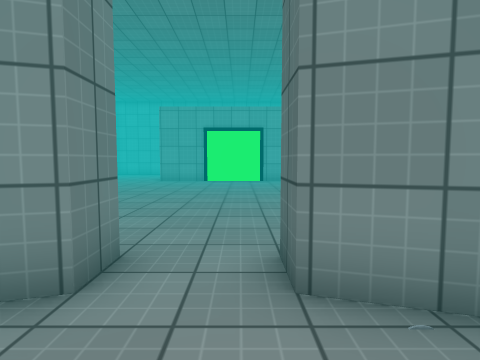
View 1 (above)

16 first-person views from a walk through a scene from a Unity 3-D project. The camera is 1.2 m above the floor, tilts 4° down and sees 80° across. The floor is counted in squares, 1 m on a side. Each view is taken from the middle of a square. On the plan, view 1 faces up. The plan holds only what a view shows up to about 13 squares ahead; the rest is blank. The place goes on beyond the plan. The player is left out. Surface patterns are stand-ins for the level's own textures.

View 2
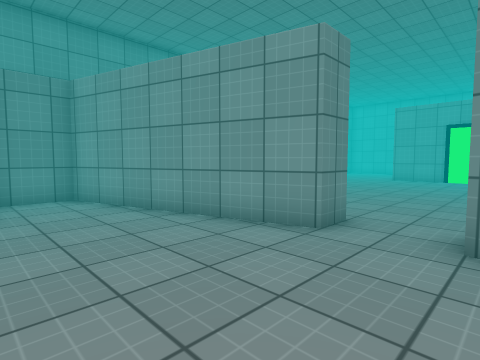

View 3
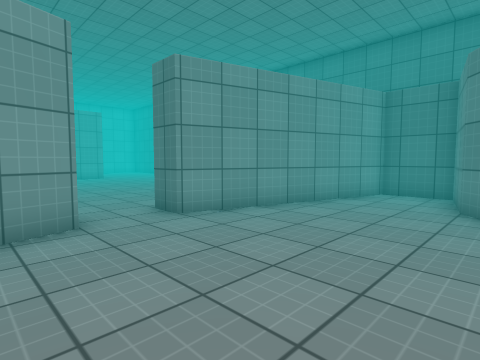

View 4
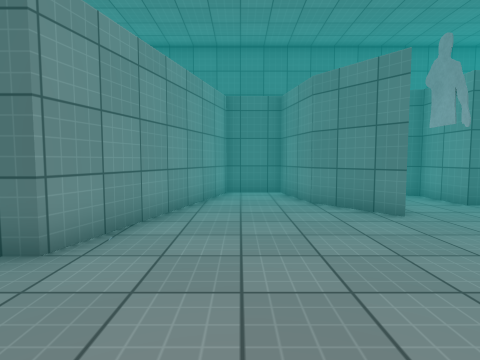

View 5
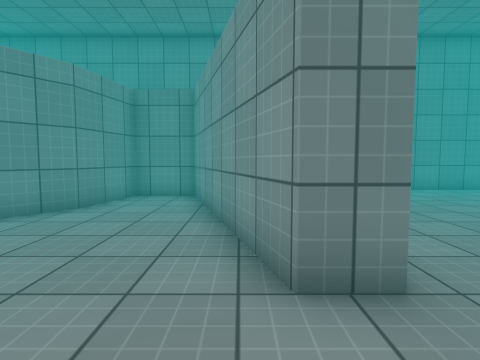

View 6
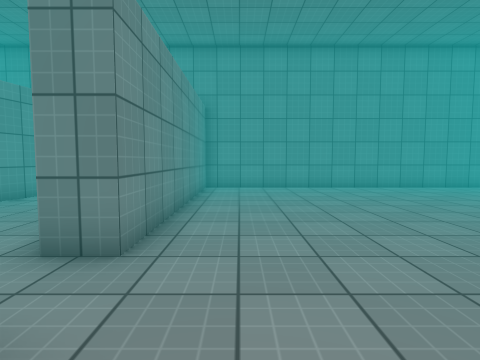

View 7
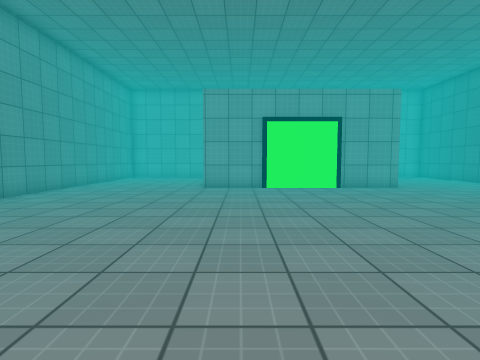

View 8
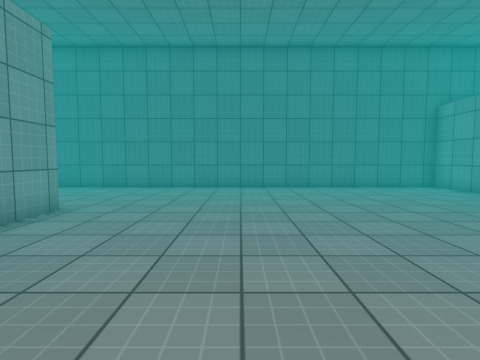

View 9
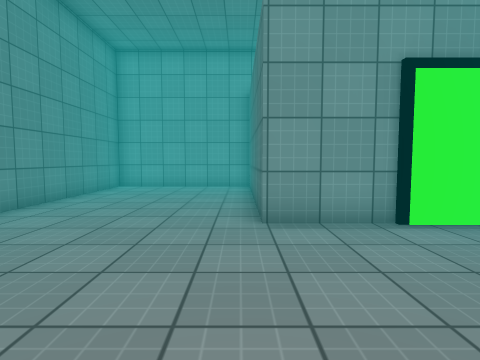

View 10
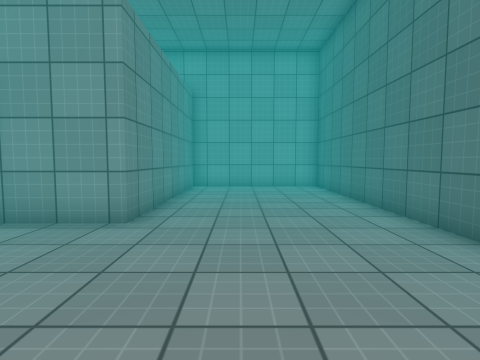

View 11
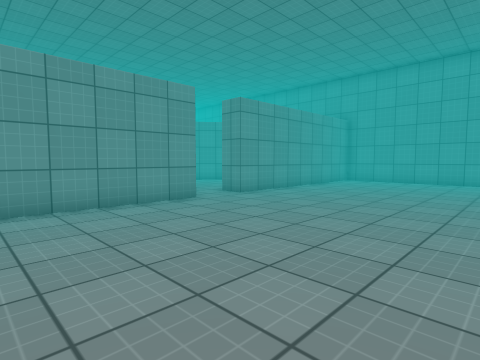

View 12
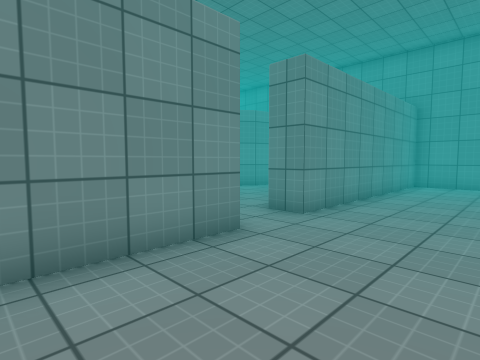

View 13
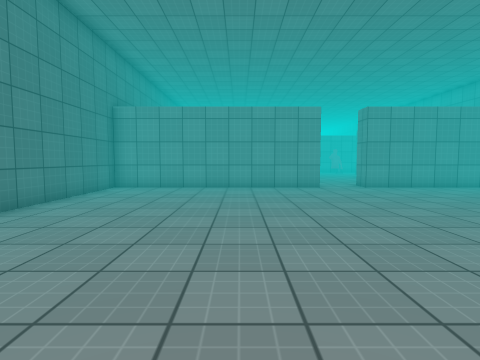

View 14
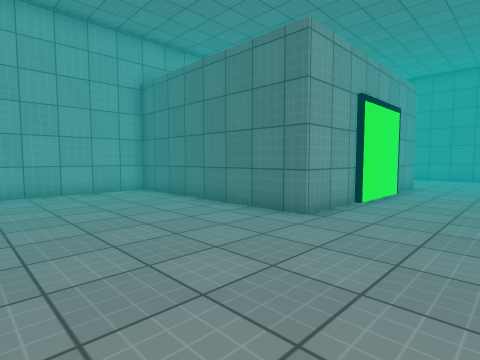

View 15
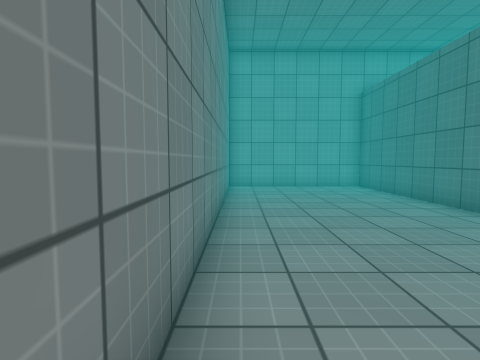

View 16
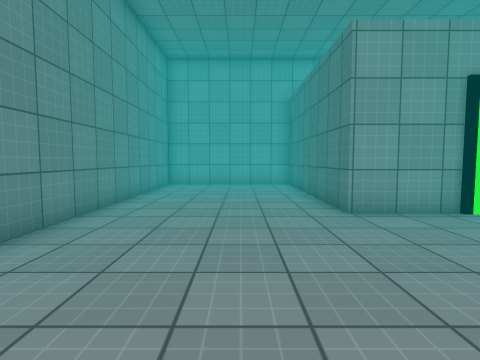

### Floor plan
Points are (right, up) in squares from view 1. A wall is a line through its corners. A room is listed if a view was taken in it or the views show most of it. See-through windows are left out.
Room 1 (views 1, 2, 3, 4, 5)
walls: (-1.5, 2.5) (-8.5, 0.5) (-8.5, -1.5) (-6, -2) (-4.7, -2.9); (3, -3.5) (5, -2) (7.5, -1.5) (7.5, 0.5) (0.5, 2.5)
ways out: opening at (-0.5, 3) to room 2
objects: other object (1, -3)
Room 2 (views 6, 7, 8, 9, 10, 11, 12, 13, 14, 15, 16)
walls: (0.5, 2.5) (0.5, 3.5) (9.5, 3.5) (9.5, 24) (3.9, 24) (3.9, 16.4) (-4.6, 16.4) (-4.6, 24) (-10.5, 24) (-10.5, 3.5) (-1.5, 3.5) (-1.5, 2.5)
ways out: opening at (-0.5, 3) to room 1

Positions as (right, up) in squares from view 1, and headings:
1: (0, 0), facing up
2: (1, -2), facing up-left
3: (-3, -3), facing up-right
4: (-3, 0), facing right
5: (1, 2), facing left
6: (2, 5), facing left
7: (-3, 4), facing up
8: (-3, 12), facing right
9: (-5, 11), facing up
10: (6, 11), facing up
11: (6, 11), facing down-left
12: (4, 7), facing down-left
13: (4, 16), facing down
14: (-10, 13), facing up-right
15: (-10, 11), facing up
16: (-7, 10), facing up
